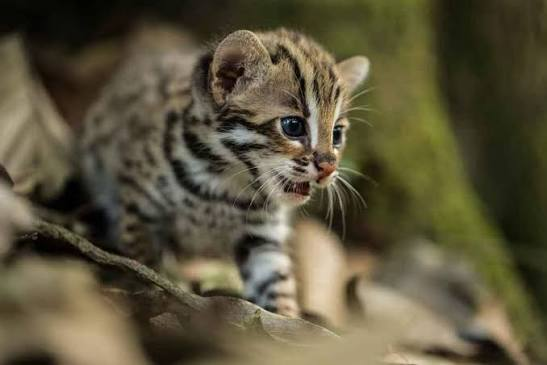
#> input picture meng.jpg, 547 x 365 px
$ python rotation.py
#> lines starting #> are read from the running program, lines starting #| are printed output that depends on the picture
import cv2
import matplotlib.pyplot as plt

img = cv2.imread("meng.jpg")
#> img is the input picture: shape (365, 547, 3); mean B, G, R 60.2, 84.4, 91.6
img = cv2.cvtColor(img, cv2.COLOR_BGR2RGB)

tinggi, lebar = img.shape[:2]
#> tinggi = 365; lebar = 547

# Menentukan titik pusat
pusat = (lebar // 2, tinggi // 2)
#> pusat = (273, 182)

# Rotasi 45 derajat
M45 = cv2.getRotationMatrix2D(pusat, 45, 1.0)
hasil_45 = cv2.warpAffine(img, M45, (lebar, tinggi))
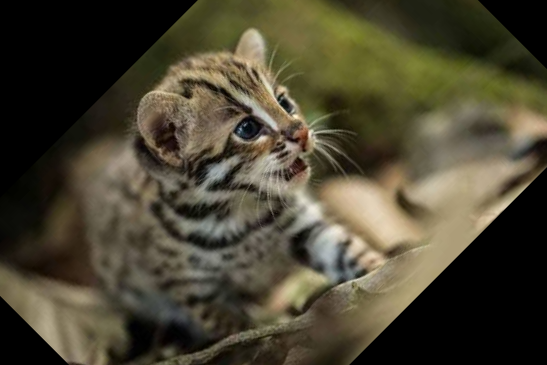
#> hasil_45: shape (365, 547, 3); mean R, G, B 74.4, 68.8, 50

# Rotasi 90 derajat
M90 = cv2.getRotationMatrix2D(pusat, 90, 1.0)
#> M90 = [[6.12e-17, 1, 91], [-1, 6.12e-17, 455]]
hasil_90 = cv2.warpAffine(img, M90, (lebar, tinggi))
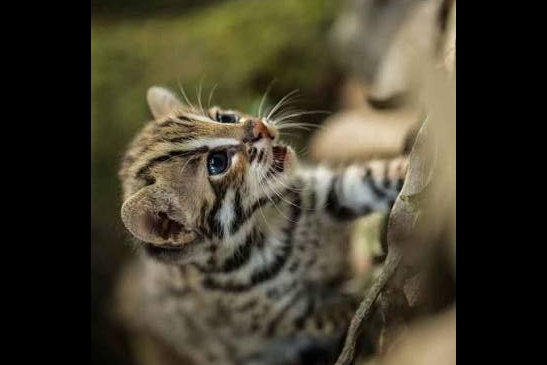
#> hasil_90: shape (365, 547, 3); mean R, G, B 67, 61.7, 45.1

# Rotasi 180 derajat
M180 = cv2.getRotationMatrix2D(pusat, 180, 1.0)
hasil_180 = cv2.warpAffine(img, M180, (lebar, tinggi))
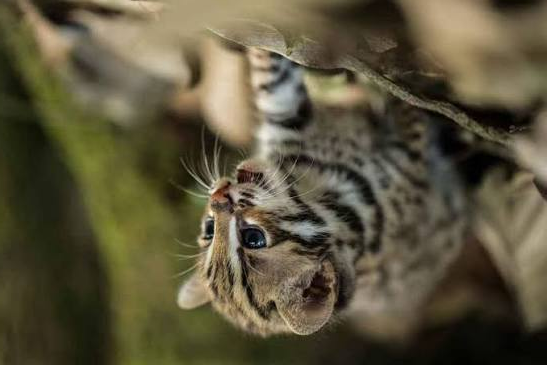
#> hasil_180: shape (365, 547, 3); mean R, G, B 91.6, 84.4, 60.2

plt.figure(figsize=(16, 4))

plt.subplot(1, 4, 1)
plt.imshow(img)
plt.title("Citra Asli")
plt.axis("off")

plt.subplot(1, 4, 2)
plt.imshow(hasil_45)
plt.title("Rotasi 45 Derajat")
plt.axis("off")

plt.subplot(1, 4, 3)
plt.imshow(hasil_90)
plt.title("Rotasi 90 Derajat")
plt.axis("off")

plt.subplot(1, 4, 4)
plt.imshow(hasil_180)
plt.title("Rotasi 180 Derajat")
plt.axis("off")

plt.tight_layout()
plt.show()
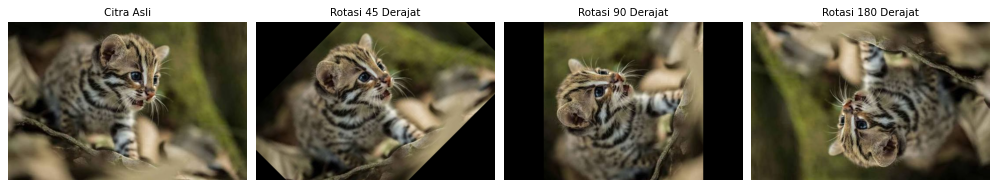
#> figure drawn by matplotlib, 4 panels
